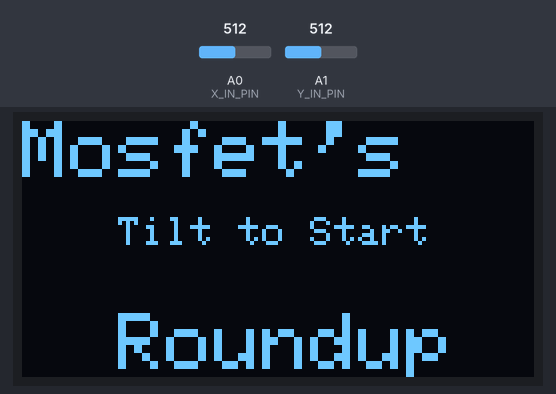
Bench run of a sketch on a simulated Arduino Uno, built with avr-gcc and run on an emulated ATmega328P. Parts: 128×64 one-colour display. The test bench sets the inputs (shaded band); at power-on: A0 (X_IN_PIN) = 512, A1 (Y_IN_PIN) = 512. Random numbers use the default seed unless the sketch sets one; what the sketch prints to the serial monitor is not drawn.

Above: at 1.2 s.
1.3 s: A0 (X_IN_PIN) set to 548
At 1.7 s:
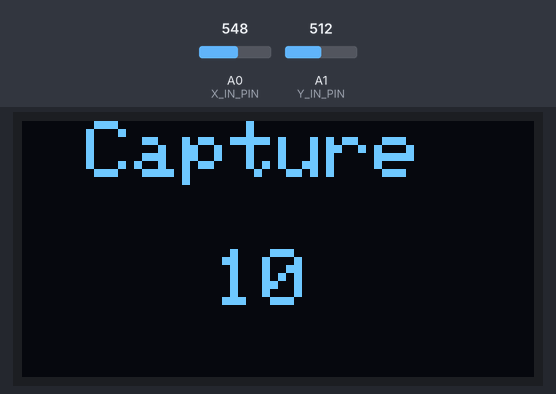
2.8 s: A1 (Y_IN_PIN) set to 716
At 4.91 s:
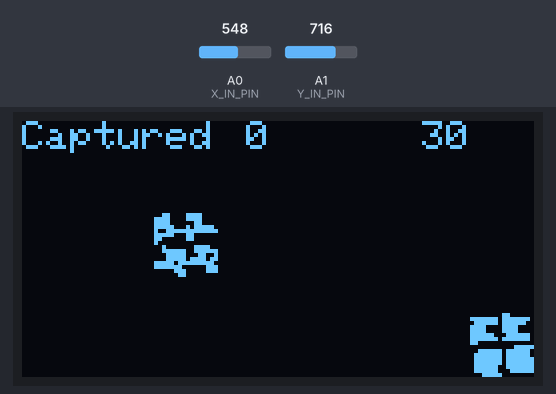
5.8 s: A0 (X_IN_PIN) set to 306
At 6.17 s:
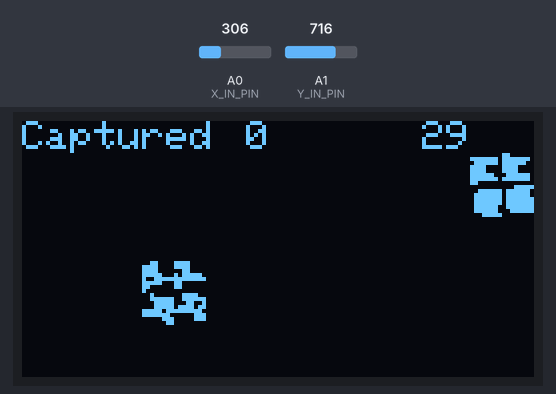
7.5 s: A1 (Y_IN_PIN) set to 306
At 7.74 s:
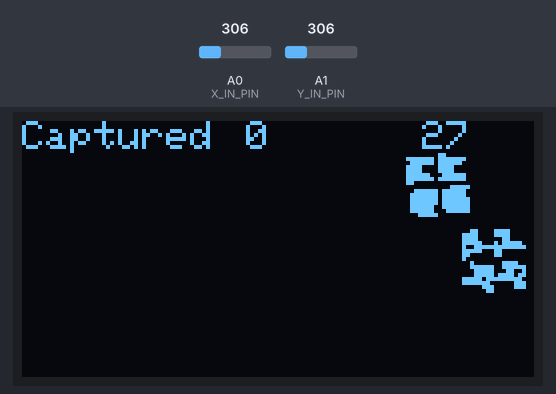
9.0 s: A0 (X_IN_PIN) set to 716
At 9.31 s:
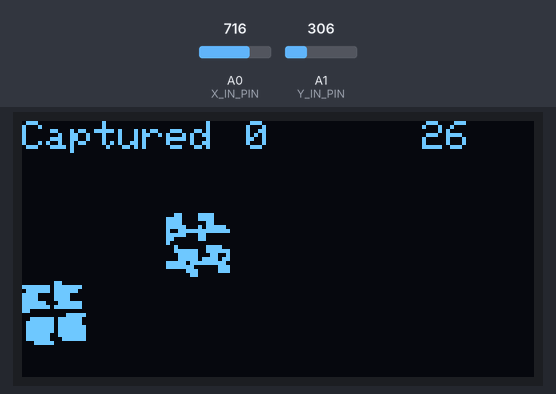
10.6 s: A1 (Y_IN_PIN) set to 900
At 10.89 s:
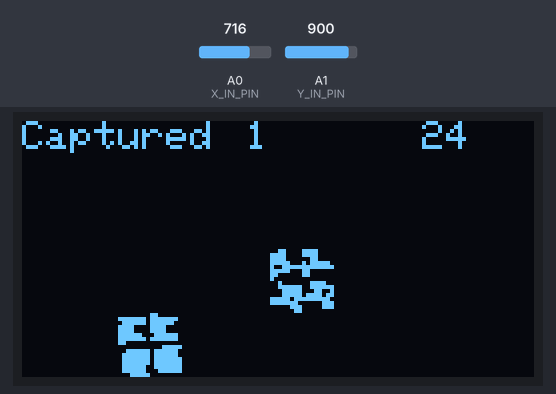

Measured:
- the behaviour switches between 541 and 542 on A0 (X_IN_PIN) (found by bisection; images 0 and 1)

The sketch:

MosfetsRoundup.ino
```cpp
// (licence header left out)
#include <Wire.h>
#include "PlayerSprite.h"
#include "TargetSprite.h"
#include <Adafruit_GFX.h>

#ifndef ADAFRUIT_SSD1306_H
#define ADAFRUIT_SSD1306_H
#include <Adafruit_SSD1306.h>
#endif

//! OLED display wired per tutorial.
// http://ladyada.net/products/oled12864/
#define OLED_DC 11
#define OLED_CS 12
#define OLED_CLK 10
#define OLED_MOSI 9
#define OLED_RESET 13
Adafruit_SSD1306 display(OLED_MOSI, OLED_CLK, OLED_DC, OLED_RESET, OLED_CS);

//! Sensor variables.
#define X_IN_PIN 0
#define Y_IN_PIN 1
int origin_x;
int origin_y;

int raw_sensor_x;
int raw_sensor_y;

int tilt_sensor_x;
int tilt_sensor_y;

//! Player sprite.
PlayerSprite playerSprite;

//! Target sprite.
TargetSprite targetSprite;

//! The current state.
void (*state)() = NULL;

//! The state that the game was in prior to the current state.
void (*last_state)() = NULL;

//! The time in milliseconds since the last state change.
unsigned long last_state_change_time;

//! The current time in milliseconds since boot.
unsigned long time;

//! The current level.
uint8_t level;

//! The capture count.
uint8_t capture_count;

//! The current score.
long score;

//! Initialize the sketch.
void setup() {
  // Initialize the serial connection for debugging.
  Serial.begin(9600);
  Serial.println(F("Serial initialized"));

  // Initialize the OLED.
  display.begin(SSD1306_SWITCHCAPVCC);
  display.clearDisplay();
  display.display();
  Serial.println(F("OLED initialized"));

  // Configure the arduino to use an external source for the max value on the analog pins
  analogReference(EXTERNAL);

  // Assume the sensor is level, capture the current values as origin
  origin_y = analogRead(X_IN_PIN);
  origin_x = analogRead(Y_IN_PIN);

  // Initial game state
  state = begin_splash_screen;
}


//! Main loop of execution.
void loop() {
  time = millis();

  // Record time of state change so animations
  // know when to stop
  if (last_state != state) {
    last_state = state;
    last_state_change_time = time;
  }

  // Read the sensor values and swap coordinates to match OLED.
  raw_sensor_x = analogRead(Y_IN_PIN);
  raw_sensor_y = analogRead(X_IN_PIN);

  // Center sendor reads on origin and reduce jitter.
  tilt_sensor_x = (raw_sensor_x - origin_x) / 10;
  tilt_sensor_y = (raw_sensor_y - origin_y) / 10;

  // Call current state function
  state();

  delay(10);
}

// -------------------------------------------------------------------------------
// Game start states / functions
// -------------------------------------------------------------------------------

void begin_splash_screen() {
  display.clearDisplay();

  display.setTextSize(1);
  display.setTextColor(WHITE);

  display.setTextSize(2);
  display.setCursor(0, 0);
  display.print(F("Mosfet's"));
  display.setCursor(24, 48);
  display.print(F("Roundup"));
  display.setTextSize(1);

  display.display();

  state = animate_splash_screen;
}

void animate_splash_screen() {
  static boolean blink = true;
  static unsigned long last_blink_time;

  if (time - last_blink_time >= 1000) {
    display.setCursor(24, 24);
    if (blink) {
      display.print(F("Tilt to Start"));
    } else {
      display.fillRect(0, 24, 128, 8, BLACK);
    }
    blink = !blink;
    last_blink_time = time;
  }

  if (abs(tilt_sensor_x) >= 3 || abs(tilt_sensor_y) >= 3) {
    state = start_game;
  }

  display.display();
}

void start_game() {
  // Reset game state
  score = 0;
  level = 1;

  state = begin_level;
}

// -------------------------------------------------------------------------------
// Level Transition States
// -------------------------------------------------------------------------------

void begin_level() {
  display.clearDisplay();

  display.setTextSize(2);
  display.setCursor(16, 0);
  display.print(F("Capture"));
  display.setCursor(48, 32);
  display.print(level * 10);
  display.setTextSize(1);

  display.display();

  // Center the player sprite.
  playerSprite.setLocation(64, 32);

  // Set up the target sprite.
  spawn_target();

  // Reset level state.
  capture_count = 0;

  state = begin_level_delay;
}

void begin_level_delay() {
  if (time - last_state_change_time >= 3000) {
    display.clearDisplay();

    display.setCursor(0, 0);
    display.print(F("Captured "));

    display.display();
    state = play_game;
  }
}

void end_level() {
  // score += shield_power * 10; Time bonus???

  display.clearDisplay();

  display.setTextSize(2);
  display.setCursor(0, 24);
  display.print(F("Well Done!"));
  display.setTextSize(1);

  display.display();

  state = end_level_delay;
}

void end_level_delay() {
  if (time - last_state_change_time >= 3000) {
    level++;
    state = begin_level;
  }
}

// -------------------------------------------------------------------------------
// Main Game Loop State
// -------------------------------------------------------------------------------

//! Spawn a new target sprite.
void spawn_target() {
  targetSprite.setLocation(random(112), 8 + random(40));
  targetSprite.setVelocity(random(8) - 4, random(8) - 4);
}

//! Check collisions.
boolean collision_check() {
  int left1 = playerSprite.getX();
  int right1 = left1 + 16;
  int top1 = playerSprite.getY();
  int bottom1 = top1 + 16;
  int left2 = targetSprite.getX();
  int right2 = left2 + 16;
  int top2 = targetSprite.getY();
  int bottom2 = top2 + 16;

  if (bottom1 < top2) {
    return false;
  } else if (top1 > bottom2) {
    return false;
  } else if (right1 < left2) {
    return false;
  } else if (left1 > right2) {
    return false;
  } else {
    return true;
  }
}

//! Main game state.
void play_game() {

  display.fillRect(56, 0, 72, 8, BLACK);
  playerSprite.erase(&display);
  targetSprite.erase(&display);

  playerSprite.accelerate(tilt_sensor_x, tilt_sensor_y);

  playerSprite.move(&display);
  targetSprite.move(&display);

  if (collision_check()) {
    spawn_target();
    capture_count++;
    score += 10;

    if (capture_count >= level * 10) {
      state = end_level;
    }
  }

  playerSprite.draw(&display);
  targetSprite.draw(&display);

  display.setCursor(56, 0);
  display.print(capture_count);

  display.setCursor(100, 0);
  display.print(30 - ((time - last_state_change_time) / 1000));

  if (((time - last_state_change_time) / 1000) >= 30) {
    state = game_over;
  }

  // Update the OLED.
  display.display();
}

// -------------------------------------------------------------------------------
// Game over states / functions
// -------------------------------------------------------------------------------

void game_over() {
  display.clearDisplay();

  display.setTextSize(2);
  display.setCursor(0, 24);
  display.print(F("Game Over"));
  display.setTextSize(1);

  display.display();

  state = game_over_delay;
}

void game_over_delay() {
  if (time - last_state_change_time >= 5000) {
    state = begin_splash_screen;
  }
}
```

PlayerSprite.cpp
```cpp
// (licence header left out)
#include <Adafruit_GFX.h>
#ifndef ADAFRUIT_SSD1306_H
#define ADAFRUIT_SSD1306_H
#include <Adafruit_SSD1306.h>
#endif
#include "PlayerSprite.h"

//! Player bitmap.
/*
  Bitmap converted by LCD Assistant
  http://en.radzio.dxp.pl/bitmap_converter/
*/
static unsigned char __attribute__ ((progmem)) player_bmp[]={
  0x00, 0xC0, 0xFE, 0xFE,
  0x7E, 0xFC, 0xF0, 0xF0,
  0xF0, 0xF0, 0xFC, 0x7E,
  0xFE, 0xFE, 0xC0, 0x00,
  0x00, 0x1F, 0x3F, 0x7E,
  0x7F, 0x7E, 0x7F, 0x7F,
  0x7F, 0x7F, 0x7E, 0x7F,
  0x7E, 0x3F, 0x1F, 0x00
};

//! Player sprite height.
const uint8_t player_sprite_height = 16;

//! Player sprite width.
const uint8_t player_sprite_width = 16;

//! Set the absolute location of the player sprite.
void PlayerSprite::setLocation(int x, int y) {
  _oldX = x;
  _oldY = y;
}

//! Get the x location.
int PlayerSprite::getX() {
  return _newX;
}

//! Get the y location.
int PlayerSprite::getY() {
  return _newY;
}

//! Apply acceleration to the velocity of the player sprite.
void PlayerSprite::accelerate(int x, int y) {
  _velocityX = applyAcceleration(_velocityX, x);
  _velocityY = applyAcceleration(_velocityY, y);
}

//! Erase the bitmap at the old location.
void PlayerSprite::erase(Adafruit_GFX *display) {
  display->drawBitmap(_oldX, _oldY, player_bmp, player_sprite_width, player_sprite_height, BLACK);
}

//! Move the bitmap based on velocity.
void PlayerSprite::move(Adafruit_GFX *display) {

  // Add velocity to current position.
  _newX = _oldX + (_velocityX * 2);
  _newY = _oldY + (_velocityY * 2);

  // Enforce screen bounds.
  _newX = (_newX >= 0) ? _newX : 0;
  _newY = (_newY >= 8) ? _newY : 8;
  _newX = (_newX < 128 - player_sprite_width) ? _newX : 128 - player_sprite_width;
  _newY = (_newY < 64 - player_sprite_height) ? _newY : 64 - player_sprite_height;

  // Apply friction to the velocity.
  _velocityX = applyFriction(_velocityX);
  _velocityY = applyFriction(_velocityY);

  // Update coordinates.
  _oldX = _newX;
  _oldY = _newY;
}

//! Draw the bitmap at the new location.
void PlayerSprite::draw(Adafruit_GFX *display) {
  display->drawBitmap(_newX, _newY, player_bmp, player_sprite_width, player_sprite_height, WHITE);
}

//! Apply friction to a velocity value.
int PlayerSprite::applyFriction(int velocity) {
  if (velocity > 0) {
    return velocity - 1;
  } else if (velocity < 0) {
    return velocity + 1;
  } else {
    return 0;
  }
}

//! Apply acceleration to a velocity value.
int PlayerSprite::applyAcceleration(int velocity, int acceleration) {
  int new_velocity = velocity + acceleration;

  // Enforce limits.
  new_velocity = (new_velocity <= 4) ? new_velocity : 4;
  new_velocity = (new_velocity >= -4) ? new_velocity : -4;

  return new_velocity;
}
```

PlayerSprite.h
```cpp
// (licence header left out)
#ifndef PLAYER_SPRITE_H
#define PLAYER_SPRITE_H

#include <Adafruit_GFX.h>
#ifndef ADAFRUIT_SSD1306_H
#define ADAFRUIT_SSD1306_H
#include <Adafruit_SSD1306.h>
#endif

class PlayerSprite {

  public:
    void setLocation(int x, int y);
    int getX();
    int getY();
    void accelerate(int x, int y);

    void erase(Adafruit_GFX *display);
    void move(Adafruit_GFX *display);
    void draw(Adafruit_GFX *display);

  private:
    int _oldX;
    int _oldY;
    int _newX;
    int _newY;
    int _velocityX;
    int _velocityY;

    int applyFriction(int velocity);
    int applyAcceleration(int velocity, int acceleration);
};

#endif // PLAYER_SPRITE_H
```

TargetSprite.cpp
```cpp
// (licence header left out)
#include <Adafruit_GFX.h>
#ifndef ADAFRUIT_SSD1306_H
#define ADAFRUIT_SSD1306_H
#include <Adafruit_SSD1306.h>
#endif
#include "TargetSprite.h"

//! Adafruit logo bitmap from SSD1306 example sketch.
static unsigned char __attribute__ ((progmem)) target_bmp[]={
  0x30, 0xf0, 0xf0, 0xf0,
  0xf0, 0x30, 0xf8, 0xbe,
  0x9f, 0xff, 0xf8, 0xc0,
  0xc0, 0xc0, 0x80, 0x00,
  0x20, 0x3c, 0x3f, 0x3f,
  0x1f, 0x19, 0x1f, 0x7b,
  0xfb, 0xfe, 0xfe, 0x07,
  0x07, 0x07, 0x03, 0x00
};

//! Target sprite height.
const uint8_t target_sprite_height = 16;

//! Target sprite width.
const uint8_t target_sprite_width = 16;

//! Set the absolute location of the player sprite.
void TargetSprite::setLocation(int x, int y) {
  _newX = _oldX = x;
  _newY = _oldY = y;
}

//! Get the x location.
int TargetSprite::getX() {
  return _newX;
}

//! Get the y location.
int TargetSprite::getY() {
  return _newY;
}

//! Apply acceleration to the velocity of the player sprite.
void TargetSprite::setVelocity(int x, int y) {
  _velocityX = x;
  _velocityY = y;
}

//! Erase the bitmap at the old location.
void TargetSprite::erase(Adafruit_GFX *display) {
  display->drawBitmap(_oldX, _oldY, target_bmp, target_sprite_width, target_sprite_height, BLACK);
}

//! Move the bitmap based on velocity.
void TargetSprite::move(Adafruit_GFX *display) {

  // Add velocity to current position.
  _newX = _oldX + _velocityX;
  _newY = _oldY + _velocityY;

  // Enforce screen bounds and bounce sprite off edges.
  if (_newX <= 0) {
    _velocityX = -_velocityX;
    _newX = 0;
  } else if (_newX > 128 - target_sprite_width) {
    _velocityX = -_velocityX;
    _newX = 128 - target_sprite_width;
  }
  if (_newY <= 8) {
    _velocityY = -_velocityY;
    _newY = 8;
  } else if (_newY > 64 - target_sprite_width) {
    _velocityY = -_velocityY;
    _newY = 64 - target_sprite_width;
  }

  // Update coordinates.
  _oldX = _newX;
  _oldY = _newY;
}

//! Draw the bitmap at the new location.
void TargetSprite::draw(Adafruit_GFX *display) {
  display->drawBitmap(_newX, _newY, target_bmp, target_sprite_width, target_sprite_height, WHITE);
}
```

TargetSprite.h
```cpp
// (licence header left out)
#ifndef TARGET_SPRITE_H
#define TARGET_SPRITE_H

#include <Adafruit_GFX.h>
#ifndef ADAFRUIT_SSD1306_H
#define ADAFRUIT_SSD1306_H
#include <Adafruit_SSD1306.h>
#endif

class TargetSprite {

  public:
    void setLocation(int x, int y);
    int getX();
    int getY();
    void setVelocity(int x, int y);

    void erase(Adafruit_GFX *display);
    void move(Adafruit_GFX *display);
    void draw(Adafruit_GFX *display);

  private:
    int _oldX;
    int _oldY;
    int _newX;
    int _newY;
    int _velocityX;
    int _velocityY;
};

#endif // TARGET_SPRITE_H
```
